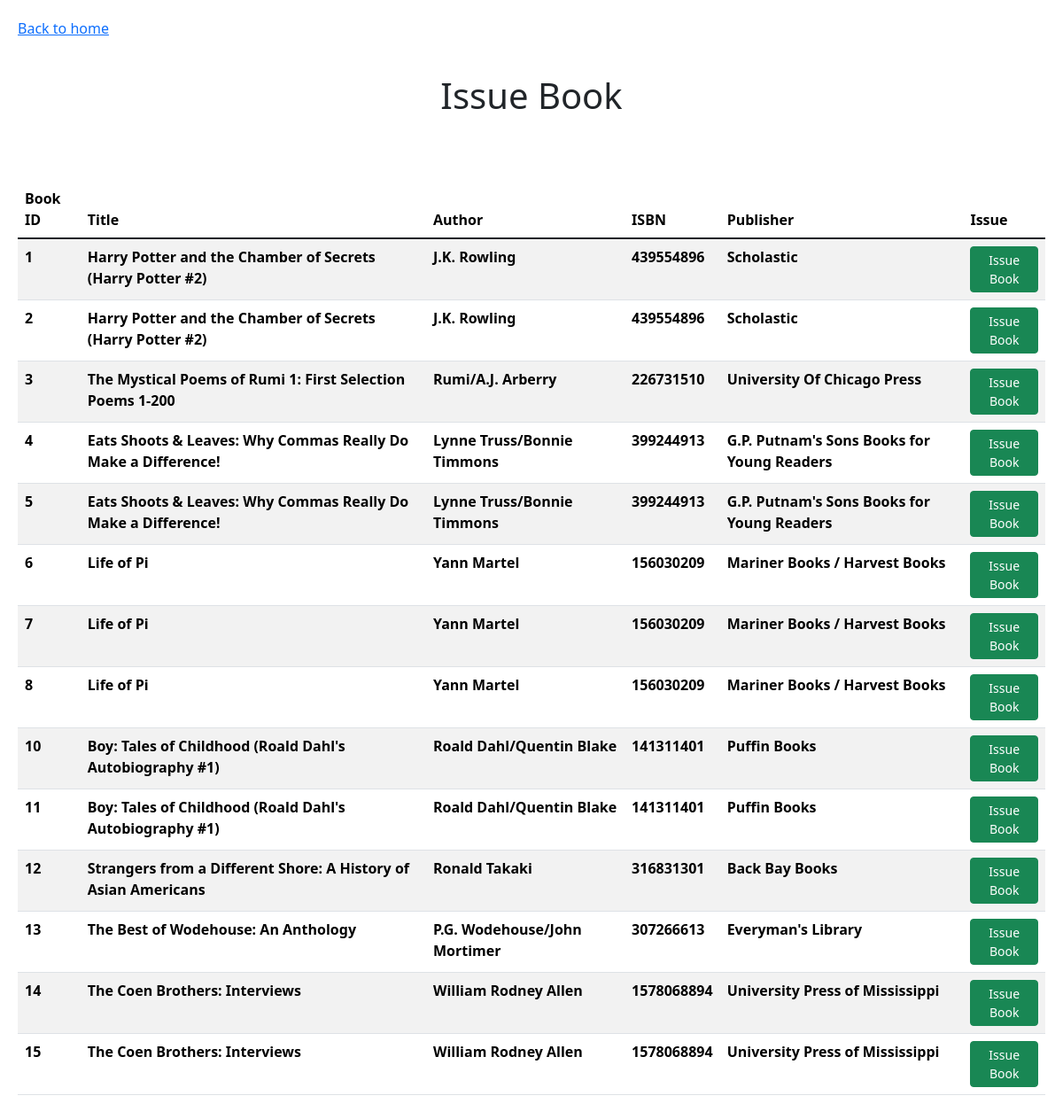
/issue/2/, run on the app's committed database.
### lib_manage/models.py (models this page shows)
class Books(models.Model):
    title = models.CharField(max_length=255, null=True)
    author = models.CharField(max_length=255, null=True)
    isbn = models.BigIntegerField(null=True)
    publisher = models.CharField(max_length=255, null=True)
    status = models.BooleanField(default=True)
    holder = models.IntegerField(null=True)

### lib_manage/views.py (the view, shortened to what this page needs)
# urls.py: path("issue/<int:id>/", views.issue, name="issue"),
def issue(request, id):
    if request.method == 'GET':
        available_books = list(Books.objects.filter(status=True))
        return render(request, 'lib_manage/issue.html', {'available_books':available_books, 'member_id':id})

### lib_manage/templates/lib_manage/issue.html (shortened to what this page needs)
{% extends "lib_manage/layout.html" %}
{% load static %}
{% block body %}
{% load static %}
<div class="blocks top_head">
    <h1>Issue Book</h1>
</div>
<br>
<div class="blocks">
    <table class="table table-striped">
        <thead>
            <tr>
                <th scope="col">Book ID</th>
                <th scope="col">Title</th>
                <th scope="col">Author</th>
                <th scope="col">ISBN</th>
                <th scope="col">Publisher</th>
                <th scope="col">Issue</th>
            </tr>
        </thead>
        <tbody class="table-group-divider">
            {% for book in available_books %}
            <tr>
                <th scope="col">{{ book.id }}</th>
                <th scope="col">{{ book.title }}</th>
                <th scope="col">{{ book.author }}</th>
                <th scope="col">{{ book.isbn }}</th>
                <th scope="col">{{ book.publisher }}</th>
                <th scope="col">
                    <form method="post" action="{% url 'lib_manage:issue' member_id %}">
                        <button type="submit" class="btn btn-success btn-sm">Issue Book</button>
                    </form>
                </th>
            </tr>
            {% endfor %}
        </tbody>
    </table>
</div>
{% endblock %}

### lib_manage/static/lib_manage/styles.css (style rules this page uses)
.blocks { padding: 20px 20px 20px 20px; }
.top_head { text-align: center; }

### data on the page
Books: id "1", title "Harry Potter and the Chamber of Secrets (Harry Potter #2)", author "J.K. Rowling", isbn "439554896", publisher "Scholastic"
Books: id "2", title "Harry Potter and the Chamber of Secrets (Harry Potter #2)", author "J.K. Rowling", isbn "439554896", publisher "Scholastic"
Books: id "3", title "The Mystical Poems of Rumi 1: First Selection Poems 1-200", author "Rumi/A.J. Arberry", isbn "226731510", publisher "University Of Chicago Press"
Books: id "4", title "Eats Shoots & Leaves: Why Commas Really Do Make a Difference!", author "Lynne Truss/Bonnie Timmons", isbn "399244913", publisher "G.P. Putnam's Sons Books for Young Readers"
Books: id "5", title "Eats Shoots & Leaves: Why Commas Really Do Make a Difference!", author "Lynne Truss/Bonnie Timmons", isbn "399244913", publisher "G.P. Putnam's Sons Books for Young Readers"
Books: id "6", title "Life of Pi", author "Yann Martel", isbn "156030209", publisher "Mariner Books / Harvest Books"
Books: id "7", title "Life of Pi", author "Yann Martel", isbn "156030209", publisher "Mariner Books / Harvest Books"
Books: id "8", title "Life of Pi", author "Yann Martel", isbn "156030209", publisher "Mariner Books / Harvest Books"
Books: id "10", title "Boy: Tales of Childhood (Roald Dahl's Autobiography #1)", author "Roald Dahl/Quentin Blake", isbn "141311401", publisher "Puffin Books"
Books: id "11", title "Boy: Tales of Childhood (Roald Dahl's Autobiography #1)", author "Roald Dahl/Quentin Blake", isbn "141311401", publisher "Puffin Books"
Books: id "12", title "Strangers from a Different Shore: A History of Asian Americans", author "Ronald Takaki", isbn "316831301", publisher "Back Bay Books"
Books: id "13", title "The Best of Wodehouse: An Anthology", author "P.G. Wodehouse/John Mortimer", isbn "307266613", publisher "Everyman's Library"
Books: id "14", title "The Coen Brothers: Interviews", author "William Rodney Allen", isbn "1578068894", publisher "University Press of Mississippi"
Books: id "15", title "The Coen Brothers: Interviews", author "William Rodney Allen", isbn "1578068894", publisher "University Press of Mississippi"
